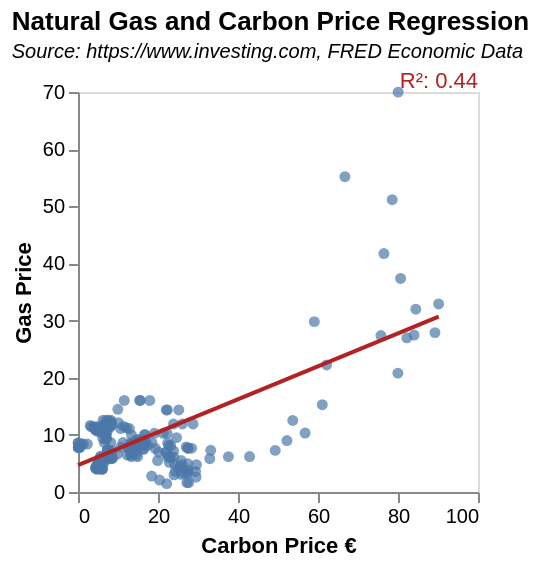

Describe this chart as a Vega-Lite specification.
### Vega-Lite specification from a JSON file in a GitHub repository (floating-point values rounded to 4 significant figures; data arrays with more than 128 entries replaced by an {"elided": "..."} marker saying what was removed)
{"$schema": "https://vega.github.io/schema/vega-lite/v5.json", "title": {"text": "Natural Gas and Carbon Price Regression", "subtitle": "Source: https://www.investing.com, FRED Economic Data", "subtitleFontSize": 10, "subtitleFontStyle": "italic", "anchor": "start"}, "height": 200, "width": 200, "data": {"values": {"elided": "210 records"}, "format": {"parse": {"Date": "date"}}}, "layer": [{"mark": {"type": "point", "filled": true}, "encoding": {"x": {"field": "Price", "type": "quantitative", "title": "Carbon Price €", "axis": {"grid": false}}, "y": {"field": "Gas Price", "type": "quantitative", "axis": {"grid": false}}, "tooltip": [{"field": "Date", "type": "temporal"}, {"field": "Price", "title": "Carbon price €"}, {"field": "Gas Price"}]}}, {"mark": {"type": "line", "color": "firebrick"}, "transform": [{"regression": "Gas Price", "on": "Price"}], "encoding": {"x": {"field": "Price", "type": "quantitative"}, "y": {"field": "Gas Price", "type": "quantitative"}}}, {"transform": [{"regression": "Gas Price", "on": "Price", "params": true}, {"calculate": "'R²: '+format(datum.rSquared, '.2f')", "as": "R2"}], "mark": {"type": "text", "color": "firebrick", "x": "width", "align": "right", "y": -5}, "encoding": {"text": {"type": "nominal", "field": "R2"}}}]}
